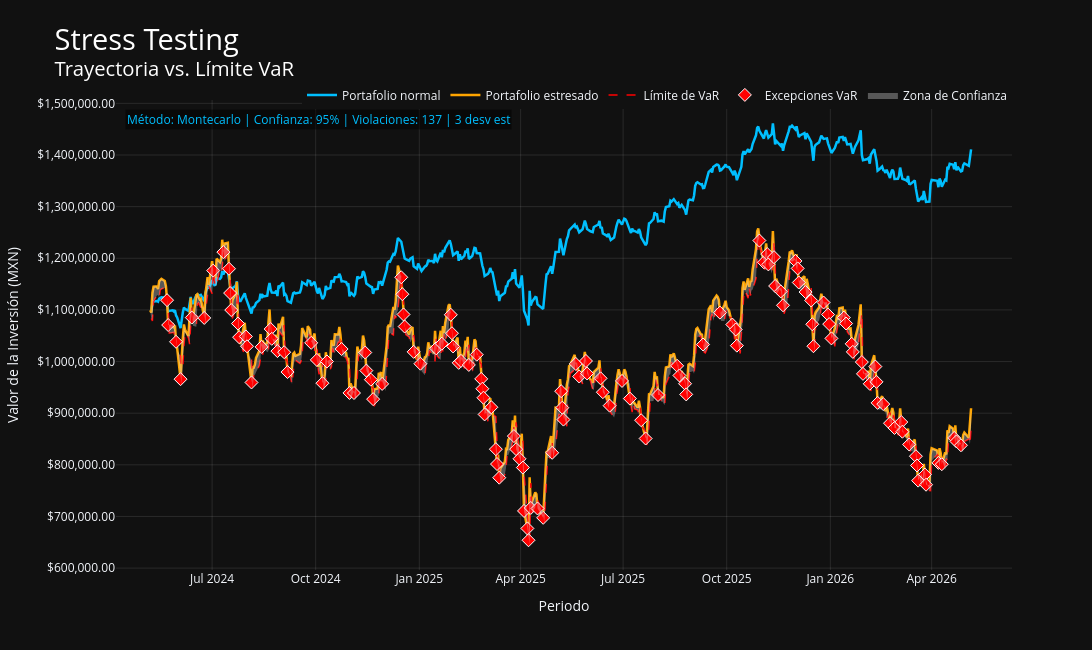

Notebook source saved alongside this figure:
### Code cell
# ---------------------- GRÁFICA DE STRESS TESTING Y VaR ----------------------
# Inicializamos el lienzo vacío donde vamos a construir nuestra gráfica interactiva
# go.Figure() ---> Crea un objeto de figura de Plotly para ir añadiendo capas (traces)
fig_port = go.Figure()

# Preparación de las fechas para el eje X
# OJO: La librería Kaleido (usada para exportar imágenes de Plotly) falla con los objetos pandas.Timestamp
# .to_pydatetime() ---> convierte el índice de fechas de pandas a un formato datetime nativo de Python para evitar errores al renderizar
x_sim = fechas_simulacion.to_pydatetime()
x_tray = valores_trayectoria_estres.index.to_pydatetime()
x_v = fechas_v.to_pydatetime()


# --- CAPA 1: TRAYECTORIA DEL PORTAFOLIO NORMAL ---
# Añadimos la evolución de nuestro portafolio original (sin estrés)
# .add_trace() ---> Añade una nueva capa o serie de datos al lienzo principal
# go.Scatter(...) ---> Genera un gráfico de dispersión, que aquí configuramos como una línea continua
fig_port.add_trace(go.Scatter(
    x=x_sim,                                # ---> Eje X: Todas las fechas de nuestra simulación
    y=valores_trayectoria,                  # ---> Eje Y: Valor monetario del portafolio base a lo largo del tiempo
    mode='lines',                           # ---> Une los puntos con una línea
    name='Portafolio normal',               # ---> Bautizamos la serie para la leyenda
    line=dict(color='#00BFFF', width=2.5),  # ---> Color azul claro y grosor de 2.5
    # hovertemplate ---> Personaliza la cajita de información al pasar el mouse
    # %{y:,.2f} ---> Aplica formato monetario (comas para miles, 2 decimales)
    # <extra></extra> ---> Truco para borrar la caja secundaria molesta que Plotly pone por defecto
    hovertemplate='<b>Fecha:</b> %{x}<br><b>Valor:</b> $%{y:,.2f}<extra></extra>'
))


# --- CAPA 2: TRAYECTORIA DEL PORTAFOLIO ESTRESADO ---
# Trayectoria estresada ---> Línea principal de valor de mercado asumiendo una desviación estándar doble o triple
fig_port.add_trace(go.Scatter(
    x=x_sim,                                # ---> Eje X: Mismas fechas
    y=valores_trayectoria_estres,           # ---> Eje Y: Valor del portafolio castigado por el factor de estrés
    mode='lines',                           
    name='Portafolio estresado',            
    line=dict(color='#FFA500', width=2.5),  # ---> Usamos Naranja para resaltar visualmente el escenario de riesgo
    hovertemplate='<b>Fecha:</b> %{x}<br><b>Valor:</b> $%{y:,.2f}<extra></extra>'
))


# --- CAPA 3: LÍMITE VaR ---
# Dibujamos nuestro umbral de pérdida máxima esperada. Si el portafolio cruza esta línea hacia abajo, es una violación.
fig_port.add_trace(go.Scatter(
    x=x_sim,
    y=trayectoria_VaR,                      # ---> Eje Y: El límite inferior calculado de nuestro VaR
    mode='lines',
    name='Límite de VaR',
    # dash='dash' ---> Cambiamos el estilo a línea punteada para indicar que es una frontera/límite y no el valor real
    line=dict(color="red", width=1.5, dash='dash'), 
    hovertemplate='<b>Fecha:</b> %{x}<br><b>Límite VaR:</b> $%{y:,.2f}<extra></extra>'
))


# --- CAPA 4: MARCADORES DE VIOLACIÓN AL VaR ---
# Solo graficamos si encontramos excepciones reales (cuando la pérdida estresada rebasó nuestro VaR)
# if not fechas_v.empty ---> Condicional para asegurarnos de que la serie de violaciones tiene datos
if not fechas_v.empty:
    fig_port.add_trace(go.Scatter(
        x=x_v,                                              # ---> Eje X: Solo las fechas donde hubo violación
        # .loc[fechas_v] ---> Filtramos el valor exacto que tuvo el portafolio estresado en esos días críticos
        y=valores_trayectoria_estres.loc[fechas_v],         
        mode='markers',                                     # ---> 'markers' en vez de 'lines' para poner puntos sueltos
        name='Excepciones VaR',
        marker=dict(
            color='red', symbol='diamond', size=10,         # ---> Rombo rojo de tamaño 10 para máxima alerta visual
            line=dict(width=1, color='white')               # ---> Borde blanco para que el diamante resalte sobre la línea naranja
        ),
        hovertemplate='<b>¡VIOLACIÓN!</b><br>Fecha: %{x}<br>Valor: $%{y:,.2f}<extra></extra>'
    ))


# --- CAPA 5: ZONA DE CONFIANZA ---
# Zona de Confianza ---> Sombreado visual entre el valor real estresado (límite superior) y el límite VaR (límite inferior)
x_tray_list = x_tray.tolist()
fig_port.add_trace(go.Scatter(
    # Para rellenar el área, tenemos que dibujar un polígono cerrado.
    # Vamos de "ida" por el eje X normal, y regresamos de "vuelta" por el eje X invertido [::-1]
    x=x_tray_list + x_tray_list[::-1],
    # Para el eje Y: Vamos de "ida" trazando el portafolio estresado, y de "vuelta" trazando el límite VaR invertido [::-1]
    # .fillna(...) ---> Si al principio el VaR tiene nulos (por el shift), los rellenamos con el valor inicial para cerrar el polígono bien
    y=valores_trayectoria_estres.values.tolist() + trayectoria_VaR.fillna(valores_trayectoria_estres).values.tolist()[::-1],
    fill='toself',                                  # ---> Le indica a Plotly que rellene el espacio delimitado por nuestro trazado
    fillcolor='rgba(220, 220, 220, 0.35)',          # ---> Gris claro con 35% de opacidad para que no tape las demás líneas
    line=dict(color='rgba(255,255,255,0)'),         # ---> Hacemos que el borde del polígono en sí sea transparente
    hoverinfo='skip',                               # ---> Desactivamos el popup al pasar el mouse sobre el sombreado para no estorbar
    name='Zona de Confianza'
))


# ---------------------- DISEÑO Y FORMATO DEL GRAFO ----------------------
# Configuramos la estética general, ejes, y modo de interacción del usuario
fig_port.update_layout(
    title=dict(
        # <br> y <sup> ---> Etiquetas HTML para hacer saltos de línea y texto en superíndice (más pequeño)
        text='Stress Testing<br><sup>Trayectoria vs. Límite VaR</sup>',
        font=dict(size=29, color='white'),
        x=0.05, xanchor='left'                      # ---> Alineamos el título a la izquierda del gráfico
    ),
    xaxis_title='Periodo',
    yaxis_title='Valor de la Inversión (MXN)',
    template='plotly_dark',                         # ---> Aplicamos un tema oscuro ideal para Dashboards
    width=1100, height=650,                         # ---> Forzamos dimensiones para que no varíe según la pantalla
    # hovermode='x unified' ---> Muestra una línea vertical que atraviesa todas las series y junta su info en un solo tooltip
    hovermode='x unified',
    dragmode='zoom',                                # ---> Al hacer clic y arrastrar, acercamos la gráfica
    # legend=dict(...) ---> Movemos la leyenda para que sea horizontal (orientation="h") y se acomode arriba a la derecha
    legend=dict(orientation="h", yanchor="bottom", y=.98, xanchor="right", x=1)
)

# Anotación de info extra en la esquina superior izquierda
fig_port.add_annotation(
    text=f"Método: {metodos[V]} | Confianza: {nivel_confianza}% | Violaciones: {len(fechas_v)} | {estres} desv est",
    # xref/yref="paper" ---> Le indica que use coordenadas relativas al lienzo (de 0 a 1), no a los datos (fechas/dinero)
    xref="paper", yref="paper",
    x=0.01, y=0.98, showarrow=False,                # ---> Lo ubicamos arriba a la izq sin la flecha apuntadora
    font=dict(size=12, color="#00BFFF"),
    bgcolor="rgba(0,0,0,0.5)"                       # ---> Fondo negro con 50% de transparencia para la cajita
)

# Formato de ejes
fig_port.update_yaxes(
    tickformat='$,.2f',                             # ---> El eje Y muestra signos de peso, separador de miles y dos decimales
    gridcolor='rgba(255,255,255,0.1)',              # ---> Cuadrícula blanca muy sutil al 10%

)

fig_port.update_xaxes(
    gridcolor='rgba(255,255,255,0.1)',              # ---> Mismo estilo sutil para las líneas verticales del periodo
)

# Renderizamos la gráfica en nuestra pantalla o Notebook
fig_port.show()

### Figure 1 — Plotly figure (JSON) as saved in the notebook; plotly's stock layout.template omitted (floating-point values rounded to 4 significant figures; data arrays with more than 128 entries replaced by an {"elided": "..."} marker saying what was removed)
{"data": [{"hovertemplate": "<b>Fecha:</b> %{x}<br><b>Valor:</b> $%{y:,.2f}<extra></extra>", "line": {"color": "#00BFFF", "width": 2.5}, "mode": "lines", "name": "Portafolio normal", "type": "scatter", "x": {"elided": "501 str values"}, "y": {"elided": "501 float values"}}, {"hovertemplate": "<b>Fecha:</b> %{x}<br><b>Valor:</b> $%{y:,.2f}<extra></extra>", "line": {"color": "#FFA500", "width": 2.5}, "mode": "lines", "name": "Portafolio estresado", "type": "scatter", "x": {"elided": "501 str values"}, "y": {"elided": "501 float values"}}, {"hovertemplate": "<b>Fecha:</b> %{x}<br><b>Límite VaR:</b> $%{y:,.2f}<extra></extra>", "line": {"color": "red", "dash": "dash", "width": 1.5}, "mode": "lines", "name": "Límite de VaR", "type": "scatter", "x": {"elided": "501 str values"}, "y": {"elided": "501 float values"}}, {"hovertemplate": "<b>¡VIOLACIÓN!</b><br>Fecha: %{x}<br>Valor: $%{y:,.2f}<extra></extra>", "marker": {"color": "red", "line": {"color": "white", "width": 1}, "size": 10, "symbol": "diamond"}, "mode": "markers", "name": "Excepciones VaR", "type": "scatter", "x": {"elided": "137 str values"}, "y": {"elided": "137 float values"}}, {"fill": "toself", "fillcolor": "rgba(220, 220, 220, 0.35)", "hoverinfo": "skip", "line": {"color": "rgba(255,255,255,0)"}, "name": "Zona de Confianza", "type": "scatter", "x": {"elided": "1002 str values"}, "y": {"elided": "1002 float values"}}], "layout": {"annotations": [{"bgcolor": "rgba(0,0,0,0.5)", "font": {"color": "#00BFFF", "size": 12}, "showarrow": false, "text": "Método: Montecarlo | Confianza: 95% | Violaciones: 137 | 3 desv est", "x": 0.01, "xref": "paper", "y": 0.98, "yref": "paper"}], "dragmode": "zoom", "height": 650, "hovermode": "x unified", "legend": {"orientation": "h", "x": 1, "xanchor": "right", "y": 0.98, "yanchor": "bottom"}, "title": {"font": {"color": "white", "size": 29}, "text": "Stress Testing<br><sup>Trayectoria vs. Límite VaR</sup>", "x": 0.05, "xanchor": "left"}, "width": 1100, "xaxis": {"gridcolor": "rgba(255,255,255,0.1)", "title": {"text": "Periodo"}}, "yaxis": {"gridcolor": "rgba(255,255,255,0.1)", "tickformat": "$,.2f", "title": {"text": "Valor de la Inversión (MXN)"}}}}
